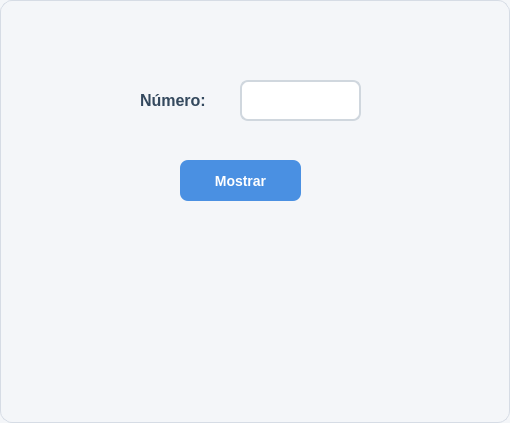
<?xml version="1.0" encoding="UTF-8"?>
<ui version="4.0">
 <class>DialogoEjercicio14</class>
 <widget class="QDialog" name="DialogoEjercicio14">
  <property name="geometry">
   <rect>
    <x>0</x>
    <y>0</y>
    <width>510</width>
    <height>423</height>
   </rect>
  </property>
  <property name="windowTitle">
   <string>Dialog</string>
  </property>
  <property name="styleSheet">
   <string notr="true">/* =========================
   ESTILO GENERAL DEL DIALOG
   ========================= */
QDialog {
    background-color: #f4f6f9;
    border: 1px solid #d6dce5;
    border-radius: 12px;
    font-family: &quot;Segoe UI&quot;;
    font-size: 14px;
    color: #2c3e50;
}

/* =========================
   LABELS
   ========================= */
QLabel {
    color: #34495e;
    font-weight: 500;
    background: transparent;
}

/* =========================
   CAMPOS DE TEXTO
   ========================= */
QLineEdit {
    background-color: #ffffff;
    border: 2px solid #d0d7de;
    border-radius: 8px;
    padding: 8px 10px;
    color: #2c3e50;
    selection-background-color: #4a90e2;
    selection-color: white;
}

/* Cuando el usuario selecciona el campo */
QLineEdit:focus {
    border: 2px solid #4a90e2;
    background-color: #ffffff;
}

/* Campo deshabilitado */
QLineEdit:disabled {
    background-color: #ecf0f1;
    color: #95a5a6;
    border: 2px solid #dfe6e9;
}

/* =========================
   BOTONES
   ========================= */
QPushButton {
    background-color: #4a90e2;
    color: white;
    border: none;
    border-radius: 8px;
    padding: 8px 16px;
    font-size: 14px;
    font-weight: 600;
}

/* Hover */
QPushButton:hover {
    background-color: #357abd;
}

/* Click */
QPushButton:pressed {
    background-color: #2f6da3;
    padding-top: 9px;
    padding-bottom: 7px;
}

/* Botón deshabilitado */
QPushButton:disabled {
    background-color: #bdc3c7;
    color: #ecf0f1;
}

/* =========================
   TOOLTIP OPCIONAL
   ========================= */
QToolTip {
    background-color: #2c3e50;
    color: white;
    border: 1px solid #4a90e2;
    padding: 5px;
    border-radius: 6px;
}</string>
  </property>
  <widget class="QLabel" name="label">
   <property name="geometry">
    <rect>
     <x>140</x>
     <y>80</y>
     <width>111</width>
     <height>41</height>
    </rect>
   </property>
   <property name="font">
    <font>
     <pointsize>12</pointsize>
     <weight>62</weight>
     <bold>true</bold>
    </font>
   </property>
   <property name="text">
    <string>Número:</string>
   </property>
  </widget>
  <widget class="QPushButton" name="btn_mostrar">
   <property name="geometry">
    <rect>
     <x>180</x>
     <y>160</y>
     <width>121</width>
     <height>41</height>
    </rect>
   </property>
   <property name="text">
    <string>Mostrar</string>
   </property>
  </widget>
  <widget class="QLabel" name="lbl_muestra">
   <property name="geometry">
    <rect>
     <x>40</x>
     <y>240</y>
     <width>431</width>
     <height>61</height>
    </rect>
   </property>
   <property name="font">
    <font>
     <pointsize>12</pointsize>
     <weight>62</weight>
     <bold>true</bold>
    </font>
   </property>
   <property name="text">
    <string/>
   </property>
   <property name="alignment">
    <set>Qt::AlignCenter</set>
   </property>
  </widget>
  <widget class="QLineEdit" name="txt_numero">
   <property name="geometry">
    <rect>
     <x>240</x>
     <y>80</y>
     <width>121</width>
     <height>41</height>
    </rect>
   </property>
  </widget>
 </widget>
 <resources/>
 <connections/>
</ui>
